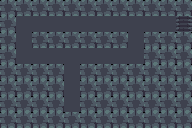

This game map was drawn from its Tiled (.tmx) file and the tilesets committed beside it. A one-line description and the full map source follow:
An orthogonal 12x8 tile map with 16x16 px tiles, 1 tile layer (terrain) and 7 objects.

<map version="1.10" tiledversion="1.11.2" orientation="orthogonal" renderorder="right-down" width="12" height="8" tilewidth="16" tileheight="16" infinite="0" nextlayerid="3" nextobjectid="8">
 <properties>
  <property name="name" value="Keyring" />
  <property name="author" value="moineau" />
  <property name="initialKeys" type="int" value="1" />
  <property name="goldMoves" type="int" value="20" />
  <property name="goldTime" type="float" value="3.9" />
 </properties>
 <tileset firstgid="1" source="tileset.tsx" />
 <layer id="1" name="terrain" width="12" height="8">
  <data encoding="csv">
4,4,4,4,4,4,4,4,4,4,4,4,
4,1,1,1,1,1,1,1,1,1,1,5,
4,1,4,4,4,4,4,4,1,4,4,4,
4,1,1,1,1,1,1,1,1,4,4,4,
4,4,4,4,1,4,4,4,4,4,4,4,
4,4,4,4,1,4,4,4,4,4,4,4,
4,4,4,4,1,4,4,4,4,4,4,4,
4,4,4,4,4,4,4,4,4,4,4,4
</data>
 </layer>
 <objectgroup id="2" name="objects">
  <object id="1" gid="6" x="16" y="32" width="16" height="16" />
  <object id="2" gid="8" x="80" y="32" width="16" height="16" />
  <object id="3" gid="8" x="144" y="32" width="16" height="16" />
  <object id="4" gid="8" x="160" y="32" width="16" height="16" />
  <object id="5" gid="8" x="64" y="80" width="16" height="16" />
  <object id="6" gid="7" x="64" y="96" width="16" height="16" />
  <object id="7" gid="7" x="64" y="112" width="16" height="16" />
 </objectgroup>
</map>
